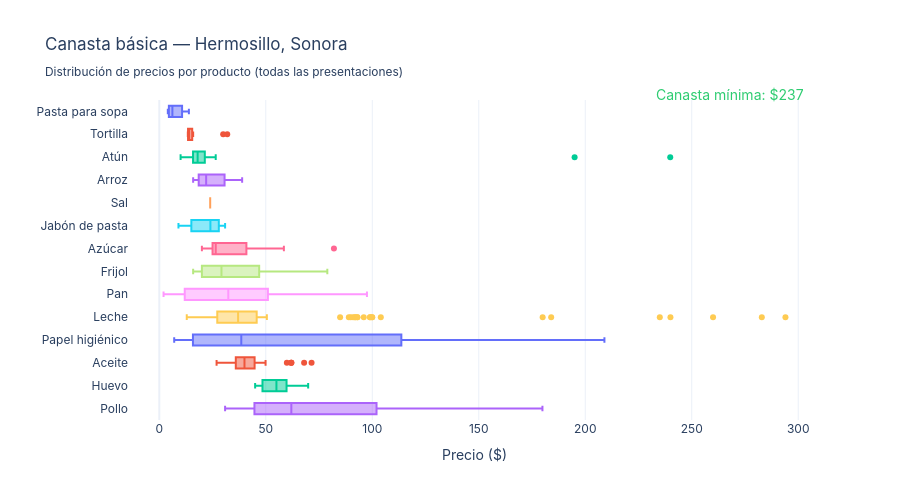

Notebook source saved alongside this figure:
### Code cell
def grafica_panorama_canasta(df_muni, estado, municipio):
    """
    Box plot horizontal: rango de precios por item de canasta.
    El usuario ve de un vistazo qué tan disperso es cada producto.
    """
    # Ordenar items por precio mediano
    orden = (
        df_muni.groupby('item_canasta')['precio']
        .median()
        .sort_values()
        .index.tolist()
    )
    
    fig = px.box(
        df_muni,
        x='precio',
        y='item_canasta',
        color='item_canasta',
        orientation='h',
        category_orders={'item_canasta': orden},
        hover_data=['marca', 'presentacion', 'cadena_comercial'],
        title=f'Canasta básica — {municipio}, {estado}<br>'
              f'<sub>Distribución de precios por producto (todas las presentaciones)</sub>',
    )
    
    fig.update_layout(
        showlegend=False,
        height=500,
        xaxis_title='Precio ($)',
        yaxis_title='',
        template='plotly_white',
        font=dict(family='Inter, sans-serif'),
    )
    
    # Agregar línea vertical con costo mínimo total
    costo_min = df_muni.groupby('item_canasta')['precio'].min().sum()
    fig.add_annotation(
        text=f'Canasta mínima: ${costo_min:,.0f}',
        xref='paper', yref='paper',
        x=0.98, y=1.05,
        showarrow=False,
        font=dict(size=14, color='#2ecc71'),
    )
    
    fig.show()

grafica_panorama_canasta(df_hmo, 'Sonora', 'Hermosillo')

### Figure 1 — Plotly figure (JSON) as saved in the notebook; plotly's stock layout.template omitted (floating-point values rounded to 4 significant figures; data arrays with more than 128 entries replaced by an {"elided": "..."} marker saying what was removed)
{"data": [{"alignmentgroup": "True", "customdata": [["Ley", "Paquete 200 Gr. Codo", "Ley"], ["Aurrera", "Paquete 200 Gr. Fideo Mediano", "Wal-mart"], ["Italpasta", "Paquete 200 Gr. Fideo Cortado No. 1", "Wal-mart"], ["Aurrera", "Paquete 200 Gr. Fideo Mediano", "Bodega Aurrera"], ["Italpasta", "Paquete 200 Gr. Fideo Cortado No. 1", "Bodega Aurrera"], ["Barilla", "Paquete 200 Gr. Fideo No. 2", "Ley"], ["La Moderna", "Paquete 200 Gr. Spaghetti", "Ley"], ["Ley", "Paquete 200 Gr. Codo", "Ley"], ["Barilla", "Paquete 200 Gr. Spaghetti No. 5", "Hipermercado Soriana"], ["La Moderna", "Paquete 220 Gr. Fideo 2", "Hipermercado Soriana"], ["La Moderna", "Paquete 220 Gr. Moñito", "Hipermercado Soriana"], ["La Moderna", "Paquete 220 Gr. Spaghetti", "Hipermercado Soriana"], ["La Perla", "Paquete 200 Gr. Codo 2", "Hipermercado Soriana"], ["Precíssimo", "Paquete 200 Gr. Codo", "Hipermercado Soriana"], ["Precíssimo", "Paquete 200 Gr. Codo Mediano", "Hipermercado Soriana"], ["Precíssimo", "Paquete 200 Gr. Estrella", "Hipermercado Soriana"], ["Precíssimo", "Paquete 200 Gr. Fideo", "Hipermercado Soriana"], ["Precíssimo", "Paquete 200 Gr. Fideo Mediano", "Hipermercado Soriana"], ["Precíssimo", "Paquete 200 Gr. Lengua", "Hipermercado Soriana"], ["Precíssimo", "Paquete 200 Gr. Letras", "Hipermercado Soriana"], ["Precíssimo", "Paquete 200 Gr. Munición", "Hipermercado Soriana"], ["Precíssimo", "Paquete 200 Gr. Spaghetti", "Hipermercado Soriana"], ["Barilla", "Paquete 200 Gr. Fideo No. 2", "Ley"], ["Barilla", "Paquete 200 Gr. Spaghetti No. 5", "Ley"], ["La Moderna", "Paquete 200 Gr. Fideo 2", "Ley"], ["La Moderna", "Paquete 200 Gr. Spaghetti", "Ley"], ["Barilla", "Paquete 200 Gr. Spaghetti No. 5", "Wal-mart"], ["La Moderna", "Paquete 200 Gr. Spaghetti", "Minisuper"], ["Barilla", "Paquete 200 Gr. Fideo No. 2", "Bodega Aurrera"], ["Ley", "Paquete 200 Gr. Codo", "Ley"], ["Barilla", "Paquete 200 Gr. Letra", "Hipermercado Soriana"], ["Barilla", "Paquete 200 Gr. Spaghetti No. 5", "Hipermercado Soriana"], ["La Moderna", "Paquete 220 Gr. Fideo 2", "Hipermercado Soriana"], ["La Moderna", "Paquete 220 Gr. Spaghetti", "Hipermercado Soriana"], ["La Perla", "Paquete 200 Gr. Spaghetti", "Hipermercado Soriana"], ["Precíssimo", "Paquete 200 Gr. Pluma", "Hipermercado Soriana"]], "hovertemplate": "item_canasta=%{y}<br>precio=%{x}<br>marca=%{customdata[0]}<br>presentacion=%{customdata[1]}<br>cadena_comercial=%{customdata[2]}<extra></extra>", "legendgroup": "Pasta para sopa", "marker": {"color": "#636efa"}, "name": "Pasta para sopa", "notched": false, "offsetgroup": "Pasta para sopa", "orientation": "h", "showlegend": true, "type": "box", "x": [4.0, 5.0, 5.5, 5.0, 5.5, 13.9, 11.5, 5.8, 13.5, 9.1, 9.1, 9.1, 4.5, 4.5, 4.5, 4.5, 4.5, 4.5, 4.5, 4.5, 4.5, 4.5, 12.0, 10.9, 11.5, 10.5, 10.5, 8.9, 12.0, 6.5, 10.5, 10.5, 13.0, 12.3, 4.5, 4.5], "x0": " ", "xaxis": "x", "y": ["Pasta para sopa", "Pasta para sopa", "Pasta para sopa", "Pasta para sopa", "Pasta para sopa", "Pasta para sopa", "Pasta para sopa", "Pasta para sopa", "Pasta para sopa", "Pasta para sopa", "Pasta para sopa", "Pasta para sopa", "Pasta para sopa", "Pasta para sopa", "Pasta para sopa", "Pasta para sopa", "Pasta para sopa", "Pasta para sopa", "Pasta para sopa", "Pasta para sopa", "Pasta para sopa", "Pasta para sopa", "Pasta para sopa", "Pasta para sopa", "Pasta para sopa", "Pasta para sopa", "Pasta para sopa", "Pasta para sopa", "Pasta para sopa", "Pasta para sopa", "Pasta para sopa", "Pasta para sopa", "Pasta para sopa", "Pasta para sopa", "Pasta para sopa", "Pasta para sopa"], "y0": " ", "yaxis": "y"}, {"alignmentgroup": "True", "customdata": [["S/M", "1 Kg. Granel", "Ley"], ["S/M", "1 Kg. Granel", "Wal-mart"], ["S/M", "1 Kg. Granel", "Bodega Aurrera"], ["S/M", "1 Kg. Granel", "Ley"], ["S/M", "1 Kg. Granel", "Hipermercado Soriana"], ["S/M", "1 Kg. Granel. Amarilla", "Hipermercado Soriana"], ["S/M", "1 Kg. Granel. Blanca. Chica", "Hipermercado Soriana"], ["S/M", "1 Kg. Granel", "Wal-mart"], ["S/M", "1 Kg. Granel", "Mercado Publico"], ["S/M", "1 Kg. Granel", "Minisuper"], ["S/M", "1 Kg. Granel", "Ley"], ["S/M", "1 Kg. Granel. Amarilla. Chica", "Hipermercado Soriana"]], "hovertemplate": "item_canasta=%{y}<br>precio=%{x}<br>marca=%{customdata[0]}<br>presentacion=%{customdata[1]}<br>cadena_comercial=%{customdata[2]}<extra></extra>", "legendgroup": "Tortilla", "marker": {"color": "#EF553B"}, "name": "Tortilla", "notched": false, "offsetgroup": "Tortilla", "orientation": "h", "showlegend": true, "type": "box", "x": [15.0, 13.5, 13.5, 13.5, 13.9, 13.9, 14.1, 13.4, 30.0, 31.9, 15.9, 14.1], "x0": " ", "xaxis": "x", "y": ["Tortilla", "Tortilla", "Tortilla", "Tortilla", "Tortilla", "Tortilla", "Tortilla", "Tortilla", "Tortilla", "Tortilla", "Tortilla", "Tortilla"], "y0": " ", "yaxis": "y"}, {"alignmentgroup": "True", "customdata": {"elided": "51x3 str values"}, "hovertemplate": "item_canasta=%{y}<br>precio=%{x}<br>marca=%{customdata[0]}<br>presentacion=%{customdata[1]}<br>cadena_comercial=%{customdata[2]}<extra></extra>", "legendgroup": "Atún", "marker": {"color": "#00cc96"}, "name": "Atún", "notched": false, "offsetgroup": "Atún", "orientation": "h", "showlegend": true, "type": "box", "x": [12.9, 10.0, 20.0, 10.0, 19.0, 20.9, 26.5, 26.5, 21.5, 21.5, 15.0, 15.5, 15.5, 17.9, 17.9, 18.0, 18.0, 17.0, 17.0, 10.3, 10.3, 17.9, 17.9, 16.9, 16.9, 239.9, 195.0, 22.0, 22.0, 22.0, 25.0, 25.0, 18.0, 17.0, 17.0, 24.0, 24.0, 14.9, 14.9, 20.5, 20.5, 21.0, 21.0, 21.0, 14.5, 15.5, 20.5, 20.5, 12.5, 20.0, 20.0], "x0": " ", "xaxis": "x", "y": ["Atún", "Atún", "Atún", "Atún", "Atún", "Atún", "Atún", "Atún", "Atún", "Atún", "Atún", "Atún", "Atún", "Atún", "Atún", "Atún", "Atún", "Atún", "Atún", "Atún", "Atún", "Atún", "Atún", "Atún", "Atún", "Atún", "Atún", "Atún", "Atún", "Atún", "Atún", "Atún", "Atún", "Atún", "Atún", "Atún", "Atún", "Atún", "Atún", "Atún", "Atún", "Atún", "Atún", "Atún", "Atún", "Atún", "Atún", "Atún", "Atún", "Atún", "Atún"], "y0": " ", "yaxis": "y"}, {"alignmentgroup": "True", "customdata": [["Ley", "Bolsa 900 Gr. Super Extra", "Ley"], ["Aurrera", "Bolsa 900 Gr. Extra", "Wal-mart"], ["La Merced", "Bolsa 907 Gr. Super Extra", "Wal-mart"], ["Schettino", "Bolsa 907 Gr. Super Extra", "Wal-mart"], ["Aurrera", "Bolsa 900 Gr. Extra", "Bodega Aurrera"], ["La Merced", "Bolsa 907 Gr. Super Extra", "Bodega Aurrera"], ["Schettino", "Bolsa 907 Gr. Super Extra", "Bodega Aurrera"], ["Verde Valle", "Bolsa 900 Gr. Super Extra", "Ley"], ["Precíssimo", "Bolsa 900 Gr. Extra. Grano Largo", "Hipermercado Soriana"], ["Schettino", "Bolsa 900 Gr. Super Extra. Verde", "Hipermercado Soriana"], ["Sos", "Bolsa 907 Gr. Super Extra. Grano Grueso", "Hipermercado Soriana"], ["La Merced", "Bolsa 907 Gr. Super Extra", "Wal-mart"], ["La Merced", "Bolsa 900 Gr. Super Extra", "Ley"], ["Schettino", "Bolsa 900 Gr. Super Extra. Verde", "Ley"], ["S/M", "1 Kg. Granel. Chico Quebrado", "Mercado Publico"], ["Great Value", "Bolsa 900 Gr. Super Extra", "Wal-mart"], ["Verde Valle", "Bolsa 1 Kg. Super Extra", "Wal-mart"], ["Schettino", "Bolsa 907 Gr. Super Extra", "Bodega Aurrera"], ["Verde Valle", "Bolsa 1 Kg. Super Extra", "Bodega Aurrera"]], "hovertemplate": "item_canasta=%{y}<br>precio=%{x}<br>marca=%{customdata[0]}<br>presentacion=%{customdata[1]}<br>cadena_comercial=%{customdata[2]}<extra></extra>", "legendgroup": "Arroz", "marker": {"color": "#ab63fa"}, "name": "Arroz", "notched": false, "offsetgroup": "Arroz", "orientation": "h", "showlegend": true, "type": "box", "x": [15.9, 18.0, 22.0, 21.0, 17.0, 20.0, 20.0, 38.9, 15.9, 22.5, 32.5, 20.0, 30.9, 24.9, 29.9, 18.0, 37.0, 22.0, 34.0], "x0": " ", "xaxis": "x", "y": ["Arroz", "Arroz", "Arroz", "Arroz", "Arroz", "Arroz", "Arroz", "Arroz", "Arroz", "Arroz", "Arroz", "Arroz", "Arroz", "Arroz", "Arroz", "Arroz", "Arroz", "Arroz", "Arroz"], "y0": " ", "yaxis": "y"}, {"alignmentgroup": "True", "customdata": [["Precíssimo", "Bote 1 Kg.", "Hipermercado Soriana"]], "hovertemplate": "item_canasta=%{y}<br>precio=%{x}<br>marca=%{customdata[0]}<br>presentacion=%{customdata[1]}<br>cadena_comercial=%{customdata[2]}<extra></extra>", "legendgroup": "Sal", "marker": {"color": "#FFA15A"}, "name": "Sal", "notched": false, "offsetgroup": "Sal", "orientation": "h", "showlegend": true, "type": "box", "x": [23.9], "x0": " ", "xaxis": "x", "y": ["Sal"], "y0": " ", "yaxis": "y"}, {"alignmentgroup": "True", "customdata": [["Lirio", "Barra 400 Gr. con Envoltura. Lavanderia", "Ley"], ["Zote", "Barra 200 Gr. (blanco)", "Ley"], ["Zote", "Barra 400 Gr. con Envoltura. (rosa)", "Ley"], ["Carisma", "Barra 400 Gr. con Envoltura. Frescura Agradable", "Hipermercado Soriana"], ["Lirio", "Barra 400 Gr. con Envoltura. Lavanderia", "Hipermercado Soriana"], ["Precíssimo", "Barra 350 Gr.con Envoltura. (rosa)", "Hipermercado Soriana"], ["Tepeyac", "Barra 400 Gr. con Envoltura. (amarillo)", "Hipermercado Soriana"], ["Zote", "Barra 200 Gr. (blanco)", "Hipermercado Soriana"], ["Zote", "Barra 400 Gr. con Envoltura. (rosa)", "Hipermercado Soriana"], ["Lirio", "Barra 400 Gr. con Envoltura. Lavanderia", "Ley"], ["Zote", "Barra 200 Gr. (blanco)", "Ley"], ["Carisma", "Barra 400 Gr. con Envoltura. Frescura Agradable", "Wal-mart"], ["Lirio", "Barra 400 Gr. con Envoltura. Lavanderia", "Wal-mart"], ["Zote", "Barra 200 Gr. (blanco)", "Wal-mart"], ["Zote", "Barra 400 Gr. con Envoltura. (rosa)", "Wal-mart"], ["Lirio", "Barra 400 Gr. con Envoltura. Lavanderia", "Minisuper"], ["Zote", "Barra 200 Gr. (blanco)", "Minisuper"], ["Zote", "Barra 400 Gr. con Envoltura. (rosa)", "Minisuper"], ["Lirio", "Barra 400 Gr. con Envoltura. Lavanderia", "Bodega Aurrera"], ["Zote", "Barra 200 Gr. (blanco)", "Bodega Aurrera"], ["Zote", "Barra 400 Gr. con Envoltura. (rosa)", "Bodega Aurrera"], ["Lirio", "Barra 400 Gr. con Envoltura. Lavanderia", "Ley"], ["Lirio", "Barra 400 Gr. con Envoltura. Lavanderia", "Hipermercado Soriana"]], "hovertemplate": "item_canasta=%{y}<br>precio=%{x}<br>marca=%{customdata[0]}<br>presentacion=%{customdata[1]}<br>cadena_comercial=%{customdata[2]}<extra></extra>", "legendgroup": "Jabón de pasta", "marker": {"color": "#19d3f3"}, "name": "Jabón de pasta", "notched": false, "offsetgroup": "Jabón de pasta", "orientation": "h", "showlegend": true, "type": "box", "x": [19.9, 13.9, 20.5, 30.9, 27.5, 18.5, 28.9, 13.9, 28.0, 27.5, 9.0, 29.0, 24.0, 13.5, 28.0, 28.9, 13.9, 25.9, 20.0, 13.5, 22.0, 27.8, 24.5], "x0": " ", "xaxis": "x", "y": ["Jabón de pasta", "Jabón de pasta", "Jabón de pasta", "Jabón de pasta", "Jabón de pasta", "Jabón de pasta", "Jabón de pasta", "Jabón de pasta", "Jabón de pasta", "Jabón de pasta", "Jabón de pasta", "Jabón de pasta", "Jabón de pasta", "Jabón de pasta", "Jabón de pasta", "Jabón de pasta", "Jabón de pasta", "Jabón de pasta", "Jabón de pasta", "Jabón de pasta", "Jabón de pasta", "Jabón de pasta", "Jabón de pasta"], "y0": " ", "yaxis": "y"}, {"alignmentgroup": "True", "customdata": [["Ley", "Bolsa Plástico 900 Gr. Estándar", "Ley"], ["Aurrera", "Bolsa Plástico 900 Gr. Estándar", "Wal-mart"], ["Zulka", "Bolsa Plástico 900 Gr. Estándar", "Wal-mart"], ["Aurrera", "Bolsa Plástico 900 Gr. Estándar", "Bodega Aurrera"], ["Zulka", "Bolsa Plástico 900 Gr. Estándar", "Bodega Aurrera"], ["Ley", "Bolsa Plástico 900 Gr. Estándar", "Ley"], ["Zukarïs", "Bolsa Plástico 907 Gr. Estándar o Morena", "Ley"], ["Zulka", "Bolsa 500 Gr. Mascabado", "Ley"], ["Zulka", "Bolsa Plástico 2 Kg. Estándar o Morena", "Ley"], ["Zulka", "Bolsa Plástico 900 Gr. Estándar", "Ley"], ["Precíssimo", "Bolsa Plástico 2 Kg. Estándar o Morena", "Hipermercado Soriana"], ["Precíssimo", "Bolsa Plástico 900 Gr. Estándar", "Hipermercado Soriana"], ["Zulka", "Bolsa 500 Gr. Mascabado", "Hipermercado Soriana"], ["Zulka", "Bolsa Plástico 2 Kg. Estándar o Morena", "Hipermercado Soriana"], ["Aurrera", "Bolsa Plástico 900 Gr. Estándar", "Wal-mart"], ["Zulka", "Bolsa 500 Gr. Mascabado", "Ley"], ["Zulka", "Bolsa Plástico 1 Kg. Refinada", "Ley"], ["Zulka", "Bolsa Plástico 2 Kg. Estándar o Morena", "Ley"], ["Zulka", "Bolsa Plástico 900 Gr. Estándar", "Ley"], ["S/M", "1 Kg. Granel. Estándar Morena", "Mercado Publico"], ["Domino", "Caja 200 Gr. (50 Sobres de 4 Gr. C/u). Mascabado", "Wal-mart"], ["Zulka", "Bolsa 500 Gr. Mascabado", "Wal-mart"], ["Zulka", "Bolsa 500 Gr. Mascabado", "Minisuper"], ["Domino", "Caja 200 Gr. (50 Sobres de 4 Gr. C/u). Mascabado", "Bodega Aurrera"], ["Great Value", "Bolsa Plástico 2 Kg. Refinada", "Bodega Aurrera"], ["Zulka", "Bolsa 500 Gr. Mascabado", "Bodega Aurrera"], ["Zulka", "Bolsa Plástico 2 Kg. Estándar o Morena", "Bodega Aurrera"], ["Ley", "Bolsa Plástico 2 Kg. Estándar o Morena", "Ley"], ["Precíssimo", "Bolsa Plástico 900 Gr. Estándar", "Hipermercado Soriana"], ["Zulka", "Bolsa Plástico 900 Gr. Estándar", "Hipermercado Soriana"]], "hovertemplate": "item_canasta=%{y}<br>precio=%{x}<br>marca=%{customdata[0]}<br>presentacion=%{customdata[1]}<br>cadena_comercial=%{customdata[2]}<extra></extra>", "legendgroup": "Azúcar", "marker": {"color": "#FF6692"}, "name": "Azúcar", "notched": false, "offsetgroup": "Azúcar", "orientation": "h", "showlegend": true, "type": "box", "x": [20.0, 25.0, 26.0, 25.0, 26.0, 24.9, 38.9, 24.5, 58.5, 29.9, 52.5, 25.0, 32.5, 43.9, 26.0, 25.5, 40.9, 50.9, 20.0, 32.0, 27.5, 25.0, 28.9, 27.0, 82.0, 24.0, 50.0, 49.9, 25.5, 25.9], "x0": " ", "xaxis": "x", "y": ["Azúcar", "Azúcar", "Azúcar", "Azúcar", "Azúcar", "Azúcar", "Azúcar", "Azúcar", "Azúcar", "Azúcar", "Azúcar", "Azúcar", "Azúcar", "Azúcar", "Azúcar", "Azúcar", "Azúcar", "Azúcar", "Azúcar", "Azúcar", "Azúcar", "Azúcar", "Azúcar", "Azúcar", "Azúcar", "Azúcar", "Azúcar", "Azúcar", "Azúcar", "Azúcar"], "y0": " ", "yaxis": "y"}, {"alignmentgroup": "True", "customdata": [["Ley", "Bolsa 900 Gr. Negro", "Ley"], ["Aurrera", "Bolsa 900 Gr. Negro. Querétaro", "Wal-mart"], ["Aurrera", "Bolsa 900 Gr. Negro. Querétaro", "Bodega Aurrera"], ["La Merced", "Bolsa 900 Gr. Pinto (nacional)", "Ley"], ["Ley", "Bolsa 900 Gr. Negro", "Ley"], ["Verde Valle", "Bolsa 1 Kg. Negro. Jamapa", "Ley"], ["Verde Valle", "Bolsa 900 Gr. Peruano", "Ley"], ["Verde Valle", "Bolsa 900 Gr. Pinto", "Ley"], ["Precíssimo", "Bolsa 908 Gr. Negro", "Hipermercado Soriana"], ["Precíssimo", "Bolsa 908 Gr. Pinto", "Hipermercado Soriana"], ["Schettino", "Bolsa 900 Gr. Pinto", "Hipermercado Soriana"], ["Verde Valle", "Bolsa 900 Gr. Peruano", "Hipermercado Soriana"], ["Verde Valle", "Bolsa 900 Gr. Pinto", "Hipermercado Soriana"], ["La Costeña", "Lata 580 Gr. Refritos. Negro", "Hipermercado Soriana"], ["La Sierra", "Bolsa 400 Gr. Refritos. Bayos", "Hipermercado Soriana"], ["La Sierra", "Lata 560 Gr. Entero. Bayo", "Hipermercado Soriana"], ["Aurrera", "Bolsa 900 Gr. Negro. Querétaro", "Wal-mart"], ["Verde Valle", "Bolsa 900 Gr. Pinto", "Ley"], ["Isadora", "Bolsa 400 Gr. Refritos. Negros", "Ley"], ["La Sierra", "Bolsa 430 Gr. Refritos. Bayos", "Ley"], ["S/M", "1 Kg. Granel. Pinto", "Mercado Publico"], ["S/M", "1 Kg. Granel. Pinto", "Mercado Publico"], ["Verde Valle", "Bolsa 1 Kg. Negro", "Wal-mart"], ["Verde Valle", "Bolsa 1 Kg. Pinto", "Wal-mart"], ["Verde Valle", "Bolsa 900 Gr. Peruano", "Wal-mart"], ["Isadora", "Bolsa 430 Gr. Refritos. Negros", "Wal-mart"], ["La Sierra", "Bolsa 430 Gr. Refritos. Bayos", "Wal-mart"], ["Schettino", "Bolsa 907 Gr. Pinto", "Bodega Aurrera"], ["Verde Valle", "Bolsa 1 Kg. Negro", "Bodega Aurrera"], ["Verde Valle", "Bolsa 1 Kg. Negro. Jamapa", "Bodega Aurrera"], ["Verde Valle", "Bolsa 1 Kg. Pinto", "Bodega Aurrera"], ["Isadora", "Bolsa 430 Gr. Refritos. Negros", "Bodega Aurrera"], ["La Sierra", "Bolsa 430 Gr. Refritos. Bayos", "Ley"], ["Verde Valle", "Bolsa 900 Gr. Peruano", "Hipermercado Soriana"], ["Verde Valle", "Bolsa 900 Gr. Pinto", "Hipermercado Soriana"], ["Isadora", "Bolsa 400 Gr. Refritos. Negros", "Hipermercado Soriana"], ["La Costeña", "Lata 580 Gr. Refritos. Negro", "Hipermercado Soriana"], ["La Sierra", "Bolsa 400 Gr. Refritos. Bayos", "Hipermercado Soriana"]], "hovertemplate": "item_canasta=%{y}<br>precio=%{x}<br>marca=%{customdata[0]}<br>presentacion=%{customdata[1]}<br>cadena_comercial=%{customdata[2]}<extra></extra>", "legendgroup": "Frijol", "marker": {"color": "#B6E880"}, "name": "Frijol", "notched": false, "offsetgroup": "Frijol", "orientation": "h", "showlegend": true, "type": "box", "x": [20.9, 23.0, 21.0, 58.9, 22.5, 78.9, 65.9, 46.9, 22.9, 28.5, 32.5, 64.5, 38.5, 18.0, 17.5, 18.0, 21.0, 39.9, 20.9, 15.9, 29.9, 33.0, 49.0, 44.0, 62.0, 20.0, 16.0, 30.0, 49.0, 65.0, 44.0, 19.0, 19.9, 64.0, 46.5, 18.6, 22.5, 19.5], "x0": " ", "xaxis": "x", "y": ["Frijol", "Frijol", "Frijol", "Frijol", "Frijol", "Frijol", "Frijol", "Frijol", "Frijol", "Frijol", "Frijol", "Frijol", "Frijol", "Frijol", "Frijol", "Frijol", "Frijol", "Frijol", "Frijol", "Frijol", "Frijol", "Frijol", "Frijol", "Frijol", "Frijol", "Frijol", "Frijol", "Frijol", "Frijol", "Frijol", "Frijol", "Frijol", "Frijol", "Frijol", "Frijol", "Frijol", "Frijol", "Frijol"], "y0": " ", "yaxis": "y"}, {"alignmentgroup": "True", "customdata": {"elided": "52x3 str values"}, "hovertemplate": "item_canasta=%{y}<br>precio=%{x}<br>marca=%{customdata[0]}<br>presentacion=%{customdata[1]}<br>cadena_comercial=%{customdata[2]}<extra></extra>", "legendgroup": "Pan", "marker": {"color": "#FF97FF"}, "name": "Pan", "notched": false, "offsetgroup": "Pan", "orientation": "h", "showlegend": true, "type": "box", "x": [40.4, 26.0, 55.0, 13.9, 54.0, 38.5, 29.0, 30.5, 40.4, 51.9, 92.0, 10.9, 10.9, 39.8, 41.0, 31.0, 33.5, 50.9, 58.9, 97.5, 12.9, 12.9, 11.0, 31.9, 79.9, 2.0, 39.0, 31.0, 33.0, 51.0, 52.0, 93.0, 11.0, 11.0, 15.0, 38.9, 32.9, 49.9, 55.9, 2.0, 31.0, 27.0, 30.0, 51.0, 58.0, 80.0, 8.0, 8.0, 10.0, 4.9, 9.9, 2.0], "x0": " ", "xaxis": "x", "y": ["Pan", "Pan", "Pan", "Pan", "Pan", "Pan", "Pan", "Pan", "Pan", "Pan", "Pan", "Pan", "Pan", "Pan", "Pan", "Pan", "Pan", "Pan", "Pan", "Pan", "Pan", "Pan", "Pan", "Pan", "Pan", "Pan", "Pan", "Pan", "Pan", "Pan", "Pan", "Pan", "Pan", "Pan", "Pan", "Pan", "Pan", "Pan", "Pan", "Pan", "Pan", "Pan", "Pan", "Pan", "Pan", "Pan", "Pan", "Pan", "Pan", "Pan", "Pan", "Pan"], "y0": " ", "yaxis": "y"}, {"alignmentgroup": "True", "customdata": {"elided": "91x3 str values"}, "hovertemplate": "item_canasta=%{y}<br>precio=%{x}<br>marca=%{customdata[0]}<br>presentacion=%{customdata[1]}<br>cadena_comercial=%{customdata[2]}<extra></extra>", "legendgroup": "Leche", "marker": {"color": "#FECB52"}, "name": "Leche", "notched": false, "offsetgroup": "Leche", "orientation": "h", "showlegend": true, "type": "box", "x": [19.5, 23.0, 37.0, 20.0, 33.0, 37.5, 47.0, 12.9, 29.9, 89.9, 282.9, 84.9, 20.0, 24.9, 36.5, 20.0, 37.0, 36.9, 37.0, 37.0, 35.5, 50.5, 12.9, 27.9, 99.9, 91.0, 104.0, 180.0, 240.0, 98.9, 20.9, 27.0, 40.5, 37.5, 38.9, 41.9, 14.9, 23.5, 20.0, 34.5, 20.9, 25.5, 36.0, 34.0, 37.0, 24.9, 35.9, 36.0, 34.0, 33.0, 93.0, 96.0, 100.0, 260.0, 93.0, 25.0, 36.0, 36.0, 38.0, 38.0, 37.0, 13.9, 32.9, 91.9, 25.9, 36.9, 34.9, 38.9, 38.9, 99.0, 184.0, 294.0, 92.0, 24.5, 25.0, 37.0, 37.0, 37.0, 37.0, 25.0, 36.5, 37.0, 33.5, 89.0, 235.0, 21.9, 37.5, 37.5, 39.5, 40.5, 40.5], "x0": " ", "xaxis": "x", "y": ["Leche", "Leche", "Leche", "Leche", "Leche", "Leche", "Leche", "Leche", "Leche", "Leche", "Leche", "Leche", "Leche", "Leche", "Leche", "Leche", "Leche", "Leche", "Leche", "Leche", "Leche", "Leche", "Leche", "Leche", "Leche", "Leche", "Leche", "Leche", "Leche", "Leche", "Leche", "Leche", "Leche", "Leche", "Leche", "Leche", "Leche", "Leche", "Leche", "Leche", "Leche", "Leche", "Leche", "Leche", "Leche", "Leche", "Leche", "Leche", "Leche", "Leche", "Leche", "Leche", "Leche", "Leche", "Leche", "Leche", "Leche", "Leche", "Leche", "Leche", "Leche", "Leche", "Leche", "Leche", "Leche", "Leche", "Leche", "Leche", "Leche", "Leche", "Leche", "Leche", "Leche", "Leche", "Leche", "Leche", "Leche", "Leche", "Leche", "Leche", "Leche", "Leche", "Leche", "Leche", "Leche", "Leche", "Leche", "Leche", "Leche", "Leche", "Leche"], "y0": " ", "yaxis": "y"}, {"alignmentgroup": "True", "customdata": [["More Value", "Paquete 4 Rollos. 285 Hojas Dobles", "Ley"], ["Great Value. Original", "Paquete 4 Rollos. 300 Hojas Dobles. Rendidor", "Wal-mart"], ["Lys", "Paquete 4 Rollos. 195 Hojas Dobles", "Wal-mart"], ["Great Value. Original", "Paquete 4 Rollos. 300 Hojas Dobles. Rendidor", "Bodega Aurrera"], ["Lys", "Paquete 4 Rollos. 195 Hojas Dobles", "Bodega Aurrera"], ["Kleenex. Cottonelle. Soft", "Paquete 24 Rollos. 200 Hojas Dobles", "Ley"], ["Pétalo. Rendimax", "Paquete 12 Rollos. 320 Hojas Dobles", "Ley"], ["Regio. Luxury", "Paquete 4 Rollos. Xxl Hojas Dobles", "Ley"], ["Suavel", "Paquete 12 Rollos. 200 Hojas Dobles", "Ley"], ["Elite. Ultra Suave", "Paquete 12 Rollos. 320 Hojas Dobles", "Hipermercado Soriana"], ["Kleenex. Cottonelle. Beauty", "Paquete 4 Rollos. 180 Hojas Triples", "Hipermercado Soriana"], ["Kleenex. Cottonelle. Soft", "Paquete 24 Rollos. 200 Hojas Dobles", "Hipermercado Soriana"], ["Pétalo. Rendimax", "Paquete 12 Rollos. 320 Hojas Dobles", "Hipermercado Soriana"], ["Precíssimo", "Paquete 4 Rollos. 185 Hojas Dobles", "Hipermercado Soriana"], ["Precíssimo. Eco", "Paquete 4 Rollos. 185 Hojas Dobles", "Hipermercado Soriana"], ["Regio. Luxury", "Paquete 4 Rollos. Xxl Hojas Dobles", "Hipermercado Soriana"], ["Suavel", "Paquete 32 Rollos. 200 Hojas Dobles", "Hipermercado Soriana"], ["Lys", "Paquete 4 Rollos. 195 Hojas Dobles", "Wal-mart"], ["Elite. Premium Soft Xl", "Paquete 18 Rollos. Hoja Doble", "Ley"], ["Pétalo. Rendimax", "Paquete 12 Rollos. 320 Hojas Dobles", "Ley"], ["Regio. Luxury", "Paquete 4 Rollos. Xxl Hojas Dobles", "Ley"], ["Kleenex. Cottonelle. Soft", "Paquete 24 Rollos. 200 Hojas Dobles", "Wal-mart"], ["Suavel", "Paquete 32 Rollos. 200 Hojas Dobles", "Wal-mart"], ["Regio. Luxury", "Paquete 4 Rollos. Xxl Hojas Dobles", "Bodega Aurrera"], ["Regio. Luxury", "Paquete 4 Rollos. Xxl Hojas Dobles", "Ley"], ["Elite. Cuidado Clásico", "Paquete 4 Rollos. 200 Hojas Dobles", "Hipermercado Soriana"], ["Precíssimo", "Paquete 4 Rollos. 185 Hojas Dobles", "Hipermercado Soriana"], ["Precíssimo. Eco", "Paquete 4 Rollos. 185 Hojas Dobles", "Hipermercado Soriana"], ["Suavel", "Paquete 16 Rollos. 200 Hojas Dobles", "Hipermercado Soriana"]], "hovertemplate": "item_canasta=%{y}<br>precio=%{x}<br>marca=%{customdata[0]}<br>presentacion=%{customdata[1]}<br>cadena_comercial=%{customdata[2]}<extra></extra>", "legendgroup": "Papel higiénico", "marker": {"color": "#636efa"}, "name": "Papel higiénico", "notched": false, "offsetgroup": "Papel higiénico", "orientation": "h", "showlegend": true, "type": "box", "x": [11.9, 26.0, 7.0, 25.0, 9.0, 184.9, 99.0, 33.9, 57.9, 125.0, 41.9, 209.0, 106.0, 15.5, 9.0, 40.5, 164.0, 9.0, 124.9, 109.9, 37.5, 199.0, 139.0, 37.5, 38.5, 22.9, 15.9, 9.2, 75.5], "x0": " ", "xaxis": "x", "y": ["Papel higiénico", "Papel higiénico", "Papel higiénico", "Papel higiénico", "Papel higiénico", "Papel higiénico", "Papel higiénico", "Papel higiénico", "Papel higiénico", "Papel higiénico", "Papel higiénico", "Papel higiénico", "Papel higiénico", "Papel higiénico", "Papel higiénico", "Papel higiénico", "Papel higiénico", "Papel higiénico", "Papel higiénico", "Papel higiénico", "Papel higiénico", "Papel higiénico", "Papel higiénico", "Papel higiénico", "Papel higiénico", "Papel higiénico", "Papel higiénico", "Papel higiénico", "Papel higiénico"], "y0": " ", "yaxis": "y"}, {"alignmentgroup": "True", "customdata": [["More Value", "Botella 850 Ml. Vegetal", "Ley"], ["Canoil", "Botella 946 Ml. Canola", "Wal-mart"], ["Great Value", "Botella 946 Ml. Soya", "Wal-mart"], ["Canoil", "Botella 946 Ml. Canola", "Bodega Aurrera"], ["Great Value", "Botella 946 Ml. Soya", "Bodega Aurrera"], ["Canoil", "Botella 946 Ml. Canola", "Ley"], ["Capullo", "Botella 840 Ml. Canola", "Ley"], ["More Value", "Botella 850 Ml. Vegetal", "Ley"], ["Nutrioli", "Botella 850 Ml. Soya", "Ley"], ["Oleico", "Botella 825 Ml. Cártamo", "Ley"], ["Sabrosano", "Botella 850 Ml. Vegetal. Sabor Mantequilla", "Ley"], ["1_2_3", "Botella 1 Lt. Vegetal", "Hipermercado Soriana"], ["Ave", "Botella 850 Ml. Vegetal", "Hipermercado Soriana"], ["Canoil", "Botella 946 Ml. Canola", "Hipermercado Soriana"], ["Gran Tradición", "Botella 800 Ml. Vegetal", "Hipermercado Soriana"], ["Nutrioli", "Botella 850 Ml. Soya", "Hipermercado Soriana"], ["Oleico", "Botella 825 Ml. Cártamo", "Hipermercado Soriana"], ["Precíssimo", "Botella 850 Ml. Vegetal", "Hipermercado Soriana"], ["Sabrosano", "Botella 850 Ml. Vegetal. Sabor Mantequilla", "Hipermercado Soriana"], ["Canoil", "Botella 946 Ml. Canola", "Ley"], ["Capullo", "Botella 840 Ml. Canola", "Ley"], ["Nutrioli", "Botella 850 Ml. Soya", "Ley"], ["Sabrosano", "Botella 850 Ml. Vegetal. Sabor Mantequilla", "Ley"], ["1_2_3", "Botella 1 Lt. Vegetal", "Wal-mart"], ["Aurrera", "Botella 800 Ml. Vegetal", "Wal-mart"], ["Mazola", "Botella 765 Ml. Maíz", "Wal-mart"], ["Nutrioli", "Botella 946 Ml. Soya", "Wal-mart"], ["Oleico", "Botella 825 Ml. Cártamo", "Wal-mart"], ["Sabrosano", "Botella 850 Ml. Vegetal. Sabor Mantequilla", "Wal-mart"], ["Canoil", "Botella 946 Ml. Canola", "Minisuper"], ["Nutrioli", "Botella 850 Ml. Soya", "Minisuper"], ["1_2_3", "Botella 1 Lt. Vegetal", "Bodega Aurrera"], ["Nutrioli", "Botella 946 Ml. Soya", "Bodega Aurrera"], ["Oleico", "Botella 825 Ml. Cártamo", "Bodega Aurrera"], ["More Value", "Botella 850 Ml. Vegetal", "Ley"]], "hovertemplate": "item_canasta=%{y}<br>precio=%{x}<br>marca=%{customdata[0]}<br>presentacion=%{customdata[1]}<br>cadena_comercial=%{customdata[2]}<extra></extra>", "legendgroup": "Aceite", "marker": {"color": "#EF553B"}, "name": "Aceite", "notched": false, "offsetgroup": "Aceite", "orientation": "h", "showlegend": true, "type": "box", "x": [26.9, 38.0, 38.0, 37.0, 37.0, 36.0, 59.9, 32.9, 40.0, 61.9, 42.9, 39.9, 32.9, 37.9, 29.9, 42.9, 71.5, 29.5, 43.5, 34.9, 45.0, 38.9, 35.9, 41.0, 30.0, 62.0, 43.0, 68.0, 42.0, 45.9, 49.9, 44.0, 42.0, 62.0, 30.9], "x0": " ", "xaxis": "x", "y": ["Aceite", "Aceite", "Aceite", "Aceite", "Aceite", "Aceite", "Aceite", "Aceite", "Aceite", "Aceite", "Aceite", "Aceite", "Aceite", "Aceite", "Aceite", "Aceite", "Aceite", "Aceite", "Aceite", "Aceite", "Aceite", "Aceite", "Aceite", "Aceite", "Aceite", "Aceite", "Aceite", "Aceite", "Aceite", "Aceite", "Aceite", "Aceite", "Aceite", "Aceite", "Aceite"], "y0": " ", "yaxis": "y"}, {"alignmentgroup": "True", "customdata": [["Bachoco", "Paquete C/18 Blanco", "Ley"], ["Bachoco", "Paquete C/18 Blanco", "Wal-mart"], ["Rancho Grande", "Paquete C/18 Blanco", "Wal-mart"], ["Aurrera", "Paquete C/18 Blanco", "Bodega Aurrera"], ["Bachoco", "Paquete C/18 Blanco", "Bodega Aurrera"], ["Rancho Grande", "Paquete C/18 Blanco", "Bodega Aurrera"], ["Bachoco", "Paquete C/12 Blanco", "Ley"], ["Bachoco", "Paquete C/12 Blanco", "Hipermercado Soriana"], ["Bachoco", "Paquete C/18 Blanco", "Hipermercado Soriana"], ["Precíssimo", "Paquete C/18 Blanco", "Hipermercado Soriana"], ["Bachoco", "Paquete C/12 Blanco", "Wal-mart"], ["Bachoco", "Paquete C/18 Blanco", "Bodega Aurrera"], ["Bachoco", "Paquete C/18 Rojo", "Bodega Aurrera"]], "hovertemplate": "item_canasta=%{y}<br>precio=%{x}<br>marca=%{customdata[0]}<br>presentacion=%{customdata[1]}<br>cadena_comercial=%{customdata[2]}<extra></extra>", "legendgroup": "Huevo", "marker": {"color": "#00cc96"}, "name": "Huevo", "notched": false, "offsetgroup": "Huevo", "orientation": "h", "showlegend": true, "type": "box", "x": [48.9, 59.0, 55.0, 46.0, 58.0, 55.0, 52.9, 52.9, 47.1, 69.9, 45.0, 62.0, 62.0], "x0": " ", "xaxis": "x", "y": ["Huevo", "Huevo", "Huevo", "Huevo", "Huevo", "Huevo", "Huevo", "Huevo", "Huevo", "Huevo", "Huevo", "Huevo", "Huevo"], "y0": " ", "yaxis": "y"}, {"alignmentgroup": "True", "customdata": {"elided": "45x3 str values"}, "hovertemplate": "item_canasta=%{y}<br>precio=%{x}<br>marca=%{customdata[0]}<br>presentacion=%{customdata[1]}<br>cadena_comercial=%{customdata[2]}<extra></extra>", "legendgroup": "Pollo", "marker": {"color": "#ab63fa"}, "name": "Pollo", "notched": false, "offsetgroup": "Pollo", "orientation": "h", "showlegend": true, "type": "box", "x": [32.9, 50.0, 38.0, 47.0, 32.0, 38.9, 121.5, 38.5, 74.0, 107.9, 99.0, 153.9, 30.9, 74.0, 45.9, 46.9, 101.9, 109.9, 56.9, 48.0, 92.0, 62.0, 95.0, 60.0, 50.0, 102.0, 129.0, 162.0, 102.0, 44.9, 54.9, 179.9, 56.9, 44.0, 44.0, 99.0, 84.0, 134.0, 82.0, 119.9, 82.9, 39.9, 38.9, 105.9, 39.9], "x0": " ", "xaxis": "x", "y": ["Pollo", "Pollo", "Pollo", "Pollo", "Pollo", "Pollo", "Pollo", "Pollo", "Pollo", "Pollo", "Pollo", "Pollo", "Pollo", "Pollo", "Pollo", "Pollo", "Pollo", "Pollo", "Pollo", "Pollo", "Pollo", "Pollo", "Pollo", "Pollo", "Pollo", "Pollo", "Pollo", "Pollo", "Pollo", "Pollo", "Pollo", "Pollo", "Pollo", "Pollo", "Pollo", "Pollo", "Pollo", "Pollo", "Pollo", "Pollo", "Pollo", "Pollo", "Pollo", "Pollo", "Pollo"], "y0": " ", "yaxis": "y"}], "layout": {"annotations": [{"font": {"color": "#2ecc71", "size": 14}, "showarrow": false, "text": "Canasta mínima: $237", "x": 0.98, "xref": "paper", "y": 1.05, "yref": "paper"}], "boxmode": "overlay", "font": {"family": "Inter, sans-serif"}, "height": 500, "legend": {"title": {"text": "item_canasta"}, "tracegroupgap": 0}, "showlegend": false, "title": {"text": "Canasta básica — Hermosillo, Sonora<br><sub>Distribución de precios por producto (todas las presentaciones)</sub>"}, "xaxis": {"anchor": "y", "domain": [0, 1], "title": {"text": "Precio ($)"}}, "yaxis": {"anchor": "x", "categoryarray": ["Pollo", "Huevo", "Aceite", "Papel higiénico", "Leche", "Pan", "Frijol", "Azúcar", "Jabón de pasta", "Sal", "Arroz", "Atún", "Tortilla", "Pasta para sopa"], "categoryorder": "array", "domain": [0, 1], "title": {"text": ""}}}}
